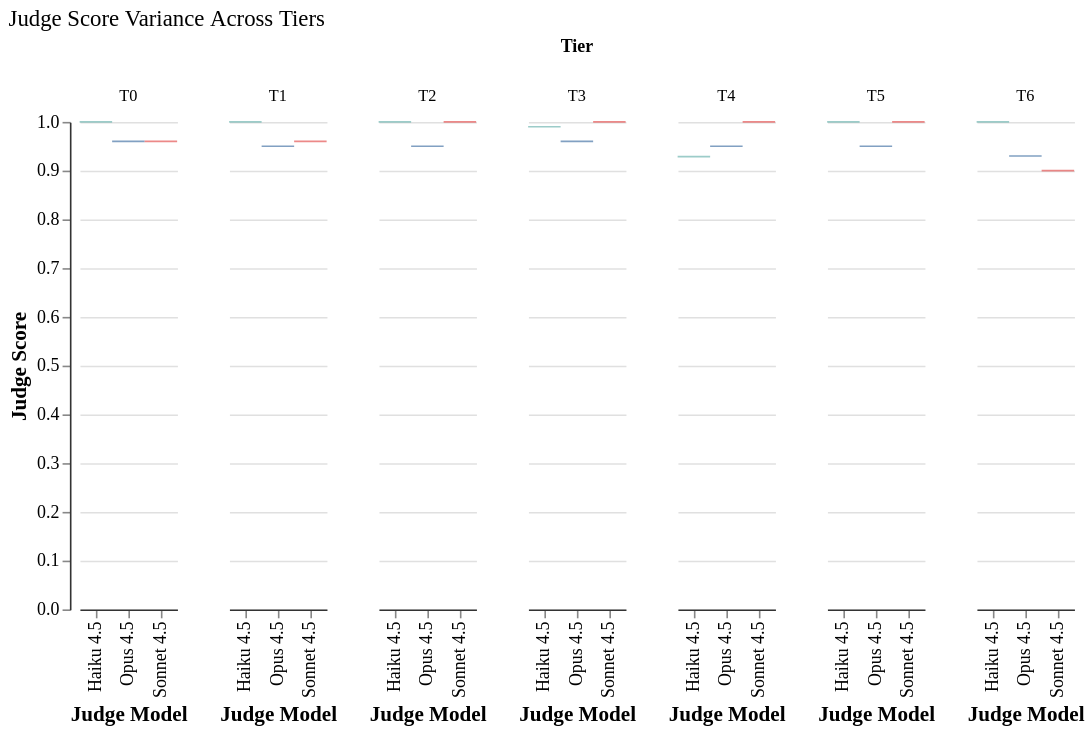

This figure's Vega-Lite source:
### Vega-Lite specification from a JSON file in a GitHub repository (floating-point values rounded to 4 significant figures)
{"config": {"font": "serif", "axis": {"labelFontSize": 11, "titleFontSize": 13, "gridColor": "#e0e0e0", "domainColor": "#333333"}, "legend": {"labelFontSize": 11, "titleFontSize": 12}, "title": {"fontSize": 14, "anchor": "start", "fontWeight": "normal"}, "view": {"stroke": null, "continuousWidth": 400, "continuousHeight": 300}, "mark": {"tooltip": true}}, "data": {"name": "data-d0e2fb6edff1f5e89a339d594482fb48"}, "facet": {"column": {"field": "tier", "sort": ["T0", "T1", "T2", "T3", "T4", "T5", "T6"], "title": "Tier", "type": "ordinal"}}, "spec": {"mark": {"type": "boxplot", "size": 20}, "encoding": {"color": {"field": "judge_display", "legend": null, "scale": {"domain": ["Haiku 4.5", "Opus 4.5", "Sonnet 4.5"], "range": ["#72B7B2", "#4C78A8", "#E45756"]}, "title": "Judge", "type": "nominal"}, "x": {"field": "judge_display", "sort": ["Haiku 4.5", "Opus 4.5", "Sonnet 4.5"], "title": "Judge Model", "type": "nominal"}, "y": {"field": "judge_score", "scale": {"domain": [0, 1]}, "title": "Judge Score", "type": "quantitative"}}}, "resolve": {"scale": {"x": "independent"}}, "title": "Judge Score Variance Across Tiers", "$schema": "https://vega.github.io/schema/vega-lite/v6.1.0.json", "datasets": {"data-d0e2fb6edff1f5e89a339d594482fb48": [{"tier": "T0", "judge_model": "claude-opus-4-5-20251101", "judge_score": 0.96, "judge_display": "Opus 4.5"}, {"tier": "T0", "judge_model": "claude-sonnet-4-5-20250929", "judge_score": 0.96, "judge_display": "Sonnet 4.5"}, {"tier": "T0", "judge_model": "claude-haiku-4-5", "judge_score": 1.0, "judge_display": "Haiku 4.5"}, {"tier": "T1", "judge_model": "claude-opus-4-5-20251101", "judge_score": 0.95, "judge_display": "Opus 4.5"}, {"tier": "T1", "judge_model": "claude-sonnet-4-5-20250929", "judge_score": 0.96, "judge_display": "Sonnet 4.5"}, {"tier": "T1", "judge_model": "claude-haiku-4-5", "judge_score": 1.0, "judge_display": "Haiku 4.5"}, {"tier": "T2", "judge_model": "claude-opus-4-5-20251101", "judge_score": 0.95, "judge_display": "Opus 4.5"}, {"tier": "T2", "judge_model": "claude-sonnet-4-5-20250929", "judge_score": 1.0, "judge_display": "Sonnet 4.5"}, {"tier": "T2", "judge_model": "claude-haiku-4-5", "judge_score": 1.0, "judge_display": "Haiku 4.5"}, {"tier": "T3", "judge_model": "claude-opus-4-5-20251101", "judge_score": 0.96, "judge_display": "Opus 4.5"}, {"tier": "T3", "judge_model": "claude-sonnet-4-5-20250929", "judge_score": 1.0, "judge_display": "Sonnet 4.5"}, {"tier": "T3", "judge_model": "claude-haiku-4-5", "judge_score": 0.99, "judge_display": "Haiku 4.5"}, {"tier": "T4", "judge_model": "claude-opus-4-5-20251101", "judge_score": 0.95, "judge_display": "Opus 4.5"}, {"tier": "T4", "judge_model": "claude-sonnet-4-5-20250929", "judge_score": 1.0, "judge_display": "Sonnet 4.5"}, {"tier": "T4", "judge_model": "claude-haiku-4-5", "judge_score": 0.9286, "judge_display": "Haiku 4.5"}, {"tier": "T5", "judge_model": "claude-opus-4-5-20251101", "judge_score": 0.95, "judge_display": "Opus 4.5"}, {"tier": "T5", "judge_model": "claude-sonnet-4-5-20250929", "judge_score": 1.0, "judge_display": "Sonnet 4.5"}, {"tier": "T5", "judge_model": "claude-haiku-4-5", "judge_score": 1.0, "judge_display": "Haiku 4.5"}, {"tier": "T6", "judge_model": "claude-opus-4-5-20251101", "judge_score": 0.93, "judge_display": "Opus 4.5"}, {"tier": "T6", "judge_model": "claude-sonnet-4-5-20250929", "judge_score": 0.9, "judge_display": "Sonnet 4.5"}, {"tier": "T6", "judge_model": "claude-haiku-4-5", "judge_score": 1.0, "judge_display": "Haiku 4.5"}]}}
